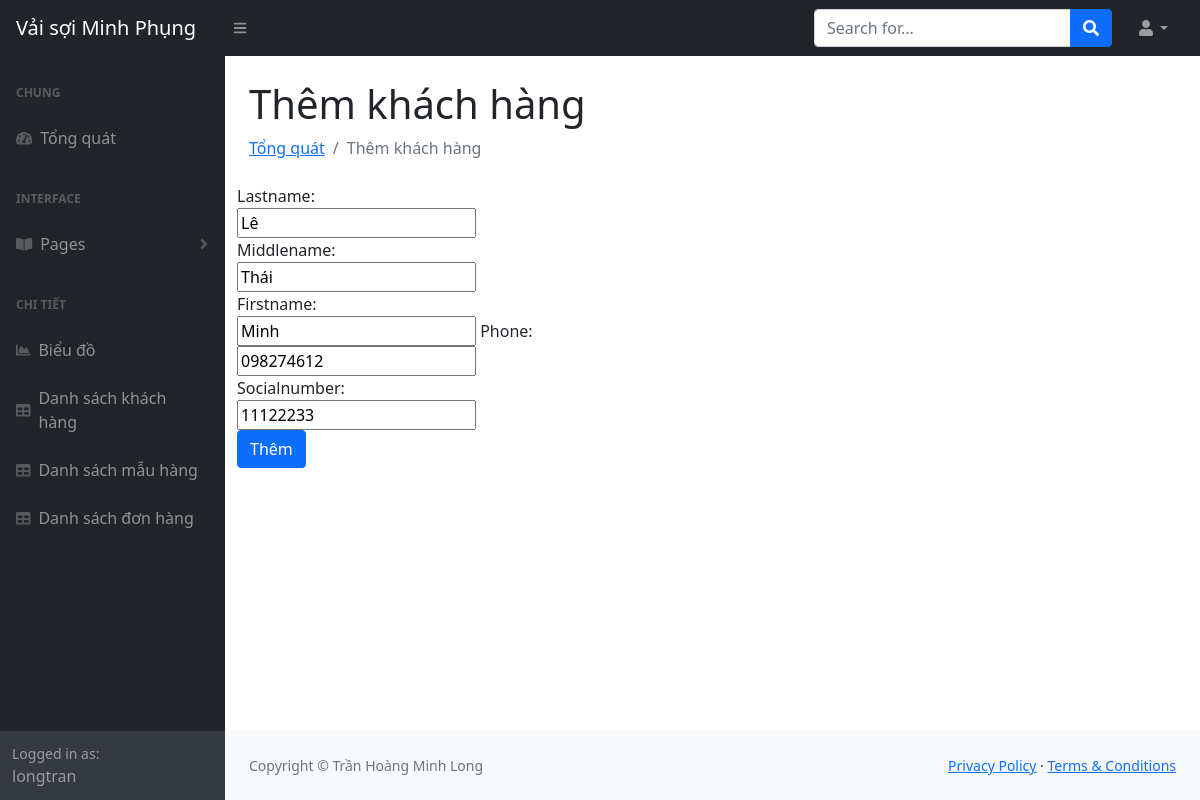
The app's page /updateCustomer/4 (signed in) with its own data.
### management/models.py (models this page shows, shortened)
class Customer(models.Model):
    customer_id = models.BigAutoField(primary_key=True)
    lastname = models.CharField(max_length=64)
    middlename = models.CharField(max_length=64, null=True)
    firstname = models.CharField(max_length=64)
    phone = models.CharField(max_length=64, null=True)
    socialnumber = models.IntegerField(null=True)
    customer_date = models.DateTimeField(auto_now_add=True, null=True)

### management/decorators.py (the view)
        def wrapper_func(request, *args, **kwargs):
            group = None
            if request.user.groups.exists():
                group = request.user.groups.all()[0].name
            if group in allowed_roles:
                return view_func(request, *args, **kwargs)
            else:
                return HttpResponse("Bạn không có quyền truy cập")

### management/forms.py
class CustomerForm(ModelForm):
    class Meta:
        model = Customer
        fields = "__all__"

### management/views.py (called while the page is built)
@login_required(login_url="login")
@allowed_users(allowed_roles=["admin"])
def updateCustomer(request, pk):
    customer = Customer.objects.get(customer_id=pk)
    form = CustomerForm(instance=customer)
    if request.method == "POST":
        form = CustomerForm(request.POST, instance=customer)
        if form.is_valid():
            form.save()
            return redirect("customerTable")
    context = {
        "form": form,
    }
    return render(request, "management/forms/formCustomer.html", context)

### management/templates/management/forms/formCustomer.html
{% extends 'management/main.html' %} {%block content%}
<main>
  <div class="container-fluid px-4">
    <h1 class="mt-4">Thêm khách hàng</h1>
    <ol class="breadcrumb mb-4">
      <li class="breadcrumb-item"><a href="{% url 'home'%}">Tổng quát</a></li>
      <li class="breadcrumb-item active">Thêm khách hàng</li>
    </ol>
  </div>
  <div class="container mb-3 mt-3">
    <form class="row g-3" action="" method="POST">
      <div class="col-md-4">
        {% csrf_token %} {{form}}
        <button type="submit" class="btn btn-primary">Thêm</button>
      </div>
    </form>
  </div>
</main>
{%endblock%}

### management/templates/management/sidenavbar.html (shortened to what this page needs)
<div id="layoutSidenav_nav">
  <nav class="sb-sidenav accordion sb-sidenav-dark" id="sidenavAccordion">
    <div class="sb-sidenav-menu">
      <div class="nav">
        <div class="sb-sidenav-menu-heading">Chung</div>
        <a class="nav-link" href="home">
          <div class="sb-nav-link-icon">
            <i class="fas fa-tachometer-alt"></i>
          </div>
          Tổng quát
        </a>
        <div class="sb-sidenav-menu-heading">Interface</div>
        <a
          class="nav-link collapsed"
          href="#"
          data-bs-toggle="collapse"
          data-bs-target="#collapsePages"
          aria-expanded="false"
          aria-controls="collapsePages"
        >
          <div class="sb-nav-link-icon"><i class="fas fa-book-open"></i></div>
          Pages
          <div class="sb-sidenav-collapse-arrow">
            <i class="fas fa-angle-down"></i>
          </div>
        </a>
        <div class="sb-sidenav-menu-heading">Chi tiết</div>
        <a class="nav-link" href="{% url 'charts' %}">
          <div class="sb-nav-link-icon"><i class="fas fa-chart-area"></i></div>
          Biểu đồ
        </a>
        <a class="nav-link" href="{% url 'customerTable' %}">
          <div class="sb-nav-link-icon"><i class="fas fa-table"></i></div>
          Danh sách khách hàng
        </a>
        <a class="nav-link" href="{% url 'productTable' %}">
          <div class="sb-nav-link-icon"><i class="fas fa-table"></i></div>
          Danh sách mẫu hàng
        </a>
        <a class="nav-link" href="{% url 'orderTable' %}">
          <div class="sb-nav-link-icon"><i class="fas fa-table"></i></div>
          Danh sách đơn hàng
        </a>
      </div>
    </div>
    <div class="sb-sidenav-footer">
      <div class="small">Logged in as:</div>
      {{request.user}}
    </div>
  </nav>
</div>

### records on screen
Customer: lastname "Lê", middlename "Thái", firstname "Minh", phone "098274612", socialnumber "11122233"

### other values on screen
{{ request.user }} "longtran"
